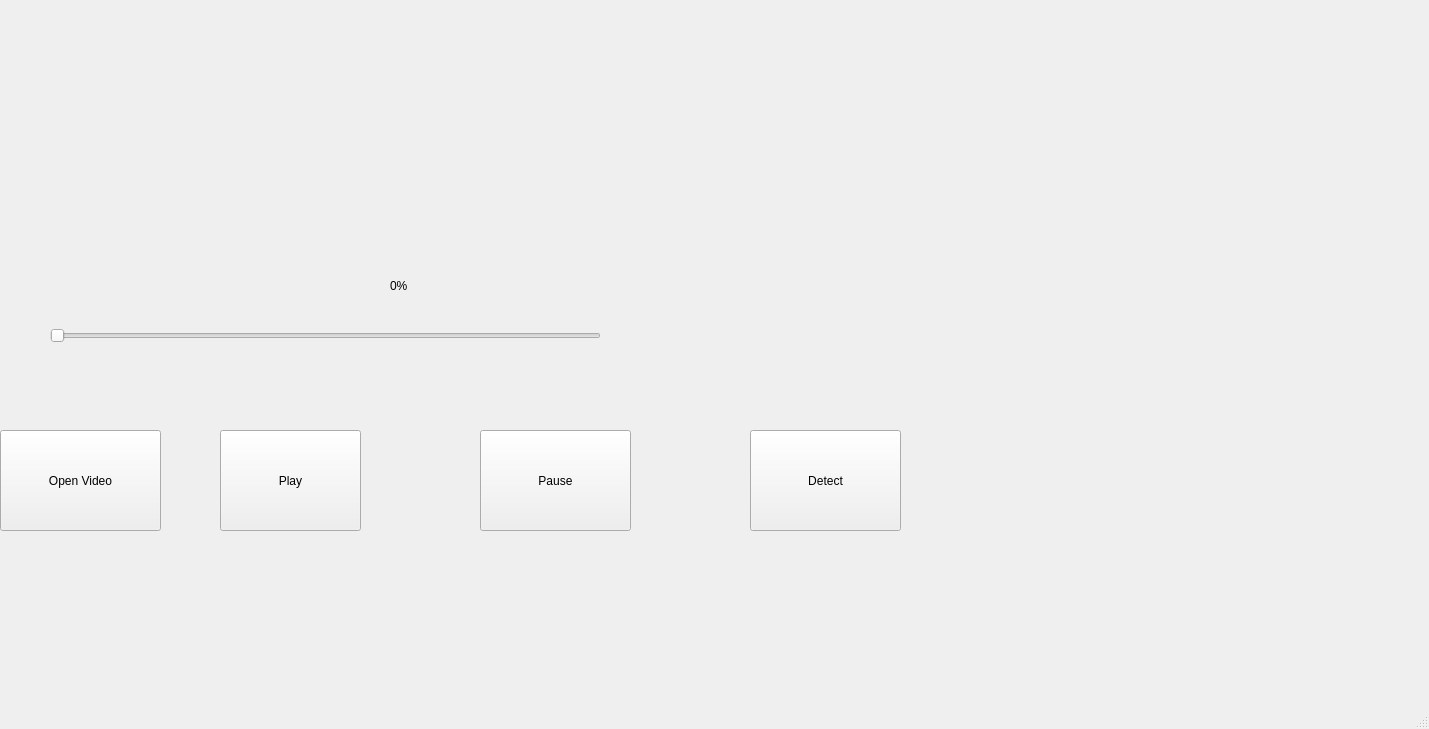
<?xml version="1.0" encoding="UTF-8"?>
<ui version="4.0">
 <class>MainWindow</class>
 <widget class="QMainWindow" name="MainWindow">
  <property name="geometry">
   <rect>
    <x>0</x>
    <y>0</y>
    <width>1429</width>
    <height>729</height>
   </rect>
  </property>
  <property name="windowTitle">
   <string>MainWindow</string>
  </property>
  <widget class="QWidget" name="centralwidget">
   <widget class="myVideoWidget" name="wgt_video" native="true">
    <property name="geometry">
     <rect>
      <x>50</x>
      <y>20</y>
      <width>601</width>
      <height>281</height>
     </rect>
    </property>
   </widget>
   <widget class="QPushButton" name="btn_open">
    <property name="geometry">
     <rect>
      <x>0</x>
      <y>430</y>
      <width>161</width>
      <height>101</height>
     </rect>
    </property>
    <property name="text">
     <string>Open Video</string>
    </property>
   </widget>
   <widget class="QSlider" name="sld_video">
    <property name="geometry">
     <rect>
      <x>50</x>
      <y>320</y>
      <width>551</width>
      <height>31</height>
     </rect>
    </property>
    <property name="maximum">
     <number>100</number>
    </property>
    <property name="orientation">
     <enum>Qt::Horizontal</enum>
    </property>
   </widget>
   <widget class="QPushButton" name="btn_play">
    <property name="geometry">
     <rect>
      <x>220</x>
      <y>430</y>
      <width>141</width>
      <height>101</height>
     </rect>
    </property>
    <property name="text">
     <string>Play</string>
    </property>
   </widget>
   <widget class="QPushButton" name="btn_stop">
    <property name="geometry">
     <rect>
      <x>480</x>
      <y>430</y>
      <width>151</width>
      <height>101</height>
     </rect>
    </property>
    <property name="text">
     <string>Pause</string>
    </property>
   </widget>
   <widget class="QLabel" name="lab_video">
    <property name="geometry">
     <rect>
      <x>390</x>
      <y>270</y>
      <width>91</width>
      <height>31</height>
     </rect>
    </property>
    <property name="text">
     <string>0%</string>
    </property>
   </widget>
   <widget class="QPushButton" name="btn_detection">
    <property name="geometry">
     <rect>
      <x>750</x>
      <y>430</y>
      <width>151</width>
      <height>101</height>
     </rect>
    </property>
    <property name="text">
     <string>Detect</string>
    </property>
   </widget>
  </widget>
  <widget class="QMenuBar" name="menubar">
   <property name="geometry">
    <rect>
     <x>0</x>
     <y>0</y>
     <width>1429</width>
     <height>22</height>
    </rect>
   </property>
  </widget>
  <widget class="QStatusBar" name="statusbar"/>
 </widget>
 <customwidgets>
  <customwidget>
   <class>myVideoWidget</class>
   <extends>QWidget</extends>
   <header>myVideoWidget.h</header>
   <container>1</container>
  </customwidget>
 </customwidgets>
 <resources/>
 <connections/>
</ui>
